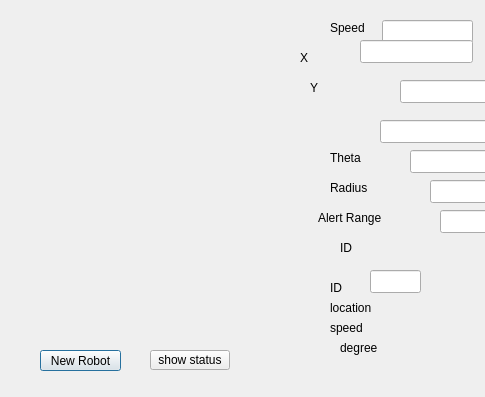
<?xml version="1.0" encoding="UTF-8"?>
<ui version="4.0">
 <class>RobotGui</class>
 <widget class="QDialog" name="RobotGui">
  <property name="geometry">
   <rect>
    <x>0</x>
    <y>0</y>
    <width>485</width>
    <height>397</height>
   </rect>
  </property>
  <property name="windowTitle">
   <string>RobotGui</string>
  </property>
  <widget class="QPushButton" name="pushButton">
   <property name="geometry">
    <rect>
     <x>40</x>
     <y>350</y>
     <width>81</width>
     <height>21</height>
    </rect>
   </property>
   <property name="text">
    <string>New Robot</string>
   </property>
  </widget>
  <widget class="QLineEdit" name="lineEdit_1">
   <property name="geometry">
    <rect>
     <x>382</x>
     <y>20</y>
     <width>91</width>
     <height>23</height>
    </rect>
   </property>
  </widget>
  <widget class="QLabel" name="label1">
   <property name="geometry">
    <rect>
     <x>330</x>
     <y>20</y>
     <width>51</width>
     <height>16</height>
    </rect>
   </property>
   <property name="text">
    <string>Speed </string>
   </property>
  </widget>
  <widget class="QLabel" name="label2">
   <property name="geometry">
    <rect>
     <x>300</x>
     <y>50</y>
     <width>59</width>
     <height>15</height>
    </rect>
   </property>
   <property name="text">
    <string>X</string>
   </property>
  </widget>
  <widget class="QLabel" name="label3">
   <property name="geometry">
    <rect>
     <x>310</x>
     <y>80</y>
     <width>59</width>
     <height>15</height>
    </rect>
   </property>
   <property name="text">
    <string>Y</string>
   </property>
  </widget>
  <widget class="QLabel" name="label4">
   <property name="geometry">
    <rect>
     <x>330</x>
     <y>150</y>
     <width>59</width>
     <height>15</height>
    </rect>
   </property>
   <property name="text">
    <string>Theta</string>
   </property>
  </widget>
  <widget class="QLabel" name="label5">
   <property name="geometry">
    <rect>
     <x>330</x>
     <y>180</y>
     <width>59</width>
     <height>15</height>
    </rect>
   </property>
   <property name="text">
    <string>Radius</string>
   </property>
  </widget>
  <widget class="QLabel" name="label6">
   <property name="geometry">
    <rect>
     <x>318</x>
     <y>210</y>
     <width>71</width>
     <height>16</height>
    </rect>
   </property>
   <property name="text">
    <string>Alert Range</string>
   </property>
  </widget>
  <widget class="QLabel" name="label">
   <property name="geometry">
    <rect>
     <x>340</x>
     <y>240</y>
     <width>59</width>
     <height>15</height>
    </rect>
   </property>
   <property name="text">
    <string>ID</string>
   </property>
  </widget>
  <widget class="QLineEdit" name="lineEdit">
   <property name="geometry">
    <rect>
     <x>360</x>
     <y>40</y>
     <width>113</width>
     <height>23</height>
    </rect>
   </property>
  </widget>
  <widget class="QLineEdit" name="lineEdit_2">
   <property name="geometry">
    <rect>
     <x>400</x>
     <y>80</y>
     <width>113</width>
     <height>23</height>
    </rect>
   </property>
  </widget>
  <widget class="QLineEdit" name="lineEdit_3">
   <property name="geometry">
    <rect>
     <x>380</x>
     <y>120</y>
     <width>113</width>
     <height>23</height>
    </rect>
   </property>
  </widget>
  <widget class="QLineEdit" name="lineEdit_4">
   <property name="geometry">
    <rect>
     <x>410</x>
     <y>150</y>
     <width>113</width>
     <height>23</height>
    </rect>
   </property>
  </widget>
  <widget class="QLineEdit" name="lineEdit_5">
   <property name="geometry">
    <rect>
     <x>430</x>
     <y>180</y>
     <width>113</width>
     <height>23</height>
    </rect>
   </property>
  </widget>
  <widget class="QLineEdit" name="lineEdit_6">
   <property name="geometry">
    <rect>
     <x>440</x>
     <y>210</y>
     <width>113</width>
     <height>23</height>
    </rect>
   </property>
  </widget>
  <widget class="QPushButton" name="pushButton_2">
   <property name="geometry">
    <rect>
     <x>150</x>
     <y>350</y>
     <width>80</width>
     <height>20</height>
    </rect>
   </property>
   <property name="text">
    <string>show status</string>
   </property>
  </widget>
  <widget class="QLabel" name="label_2">
   <property name="geometry">
    <rect>
     <x>330</x>
     <y>280</y>
     <width>59</width>
     <height>15</height>
    </rect>
   </property>
   <property name="text">
    <string>ID</string>
   </property>
  </widget>
  <widget class="QLabel" name="label_3">
   <property name="geometry">
    <rect>
     <x>330</x>
     <y>300</y>
     <width>59</width>
     <height>15</height>
    </rect>
   </property>
   <property name="text">
    <string>location</string>
   </property>
  </widget>
  <widget class="QLabel" name="label_4">
   <property name="geometry">
    <rect>
     <x>410</x>
     <y>300</y>
     <width>59</width>
     <height>15</height>
    </rect>
   </property>
   <property name="text">
    <string/>
   </property>
  </widget>
  <widget class="QLabel" name="label_5">
   <property name="geometry">
    <rect>
     <x>330</x>
     <y>320</y>
     <width>59</width>
     <height>15</height>
    </rect>
   </property>
   <property name="text">
    <string>speed</string>
   </property>
  </widget>
  <widget class="QLabel" name="label_6">
   <property name="geometry">
    <rect>
     <x>400</x>
     <y>320</y>
     <width>59</width>
     <height>15</height>
    </rect>
   </property>
   <property name="text">
    <string/>
   </property>
  </widget>
  <widget class="QLabel" name="label_7">
   <property name="geometry">
    <rect>
     <x>340</x>
     <y>340</y>
     <width>59</width>
     <height>15</height>
    </rect>
   </property>
   <property name="text">
    <string>degree</string>
   </property>
  </widget>
  <widget class="QLabel" name="label_8">
   <property name="geometry">
    <rect>
     <x>410</x>
     <y>340</y>
     <width>59</width>
     <height>15</height>
    </rect>
   </property>
   <property name="text">
    <string/>
   </property>
  </widget>
  <widget class="QLineEdit" name="lineEdit_7">
   <property name="geometry">
    <rect>
     <x>370</x>
     <y>270</y>
     <width>51</width>
     <height>23</height>
    </rect>
   </property>
  </widget>
 </widget>
 <layoutdefault spacing="6" margin="11"/>
 <resources/>
 <connections/>
</ui>
